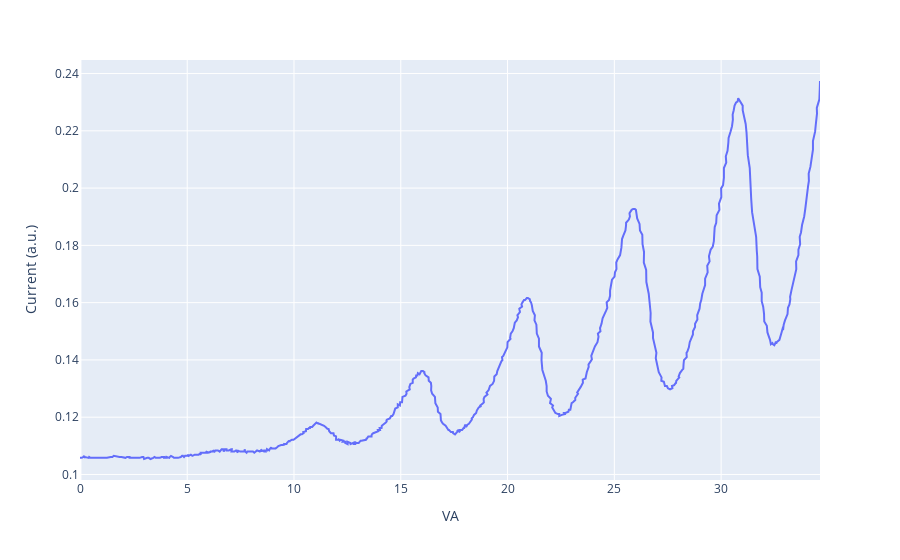

Notebook source saved alongside this figure:
### Code cell
fig1

### Figure 1 — Plotly figure (JSON) as saved in the notebook; plotly's stock layout.template omitted (floating-point values rounded to 4 significant figures; data arrays with more than 128 entries replaced by an {"elided": "..."} marker saying what was removed)
{"data": [{"hovertemplate": "VA=%{x}<br>Current (a.u.)=%{y}<extra></extra>", "legendgroup": "", "line": {"color": "#636efa", "dash": "solid"}, "marker": {"symbol": "circle"}, "mode": "lines", "name": "", "orientation": "v", "showlegend": false, "type": "scatter", "x": {"elided": "660 float values"}, "xaxis": "x", "y": {"elided": "660 float values"}, "yaxis": "y"}], "layout": {"legend": {"tracegroupgap": 0}, "margin": {"t": 60}, "xaxis": {"anchor": "y", "domain": [0, 1], "title": {"text": "VA"}}, "yaxis": {"anchor": "x", "domain": [0, 1], "title": {"text": "Current (a.u.)"}}}}
